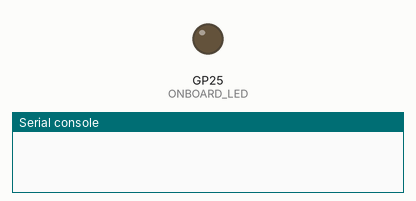
Simulated run of this program. Board: Raspberry Pi Pico running MicroPython. Shown: output pins drawn as LEDs (lit = HIGH), the last lines printed to the serial console. WiFi joins after 1.5 s; the clock reads 2024-03-15 10:24:30 at power-on unless the program sets it; web requests get an empty 200 reply after 0.4 s.

Above: at 2.4 s.
At 39.73 s:
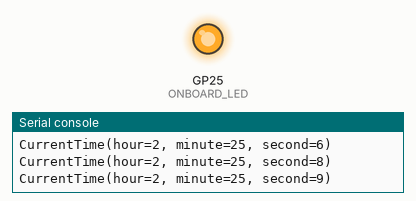
Timing chart, 0 to 40.0 s (numbered marks = the images above):
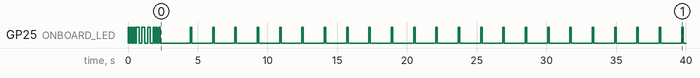

Measured:
- by itself, GP25 (ONBOARD_LED): LOW → HIGH at 0.00 s, → LOW 0.10 s later, → HIGH 0.10 s later, → LOW 0.10 s later, … (64 changes in this stretch)

The program:

main_autoconnect_wifi_and_check_time.py
```python
"""Connect to WiFi and set the current time."""
import time

import onboard_led_lib
import wifi_connection_utils
import time_utils


wlan = wifi_connection_utils.get_wlan()
time_is_set = False

while True:
    wifi_connection_utils.ensure_connection(wlan)
    if not time_is_set:
        time_is_set = time_utils.set_time_via_internet()
    print(time_utils.get_time())
    if time_utils.time_matches_now(21, 1):
        onboard_led_lib.blink_sos()
    onboard_led_lib.heart_beat()
    time.sleep(1)
```

onboard_led_lib.py
```python
import time
from machine import Pin


ONBOARD_LED = Pin("LED", Pin.OUT)


def toggle_onboard_LED():
    ONBOARD_LED.toggle()


def display_error_until_next_command() -> None:
    """Display the error signal (LED is on); overwritten if anyone commands the LED afterward."""
    ONBOARD_LED.on()


def blink_n_times(nn: int, sleep_time: float = 0.1) -> None:
    ONBOARD_LED.off()
    for _ in range(nn):
        ONBOARD_LED.on()
        time.sleep(sleep_time)
        ONBOARD_LED.off()
        time.sleep(sleep_time)


def heart_beat() -> None:
    blink_n_times(1)


def blink_sos() -> None:
    blink_n_times(3, 0.1)
    blink_n_times(3, 0.2)
    blink_n_times(3, 0.1)
```

wifi_connection_utils.py
```python
"""Wifi- and networking-related functionality."""
import network
import time
import urequests

import onboard_led_lib


# It's a good thing this repo isn't public since I'm storing these as plaintext.
# No way this comes back to bite me.
SSID: str = "probablymalicious"
PW: str = "installavirusnow"


def get_wlan() -> network.WLAN:
    """Returns a WLAN object so we don"t have to check for None everywhere."""
    wlan = network.WLAN(network.STA_IF)
    wlan.active(True)
    return wlan


def _connect_wlan(wlan: network.WLAN) -> None:
    """Connects to my hard-coded WiFi network."""
    print(f"Connecting to {SSID}.")
    wlan.connect(SSID, PW)
    remaining_wait_time = 10
    while remaining_wait_time > 0 and not (wlan.status() < 0 or wlan.status() >= 3):
        remaining_wait_time -= 1  # Probably an off-by-one error.
        print(f"Waiting {remaining_wait_time} more seconds for a connection...")
        time.sleep(1)
    if wlan.status() == 3:
        print("Connection successful.")
    else:
        print("Failed to connect in time.")


def _cycle_wlan(wlan: network.WLAN) -> None:
    """Connect to WiFi using an existing WLAN object."""
    print("Cycling wlan object.")
    wlan.disconnect()
    _connect_wlan(wlan)


def _can_access_internet(wlan: network.WLAN) -> bool:
    """Queries a simple server as a litmus test for being able to access the internet."""
    try:
        resp = urequests.get("http://date.jsontest.com")
        resp.close()
        return True
    except Exception:  # Too general on purpose since I don't care what the error is.
        return False


def ensure_connection(wlan: network.WLAN) -> None:
    """Connects to wifi, if needed.

    Args:
        wlan: If wlan is a valid object, then this function checks
            the connection status and attempts a reconnection if needed.
    """
    if not wlan.isconnected() or not _can_access_internet(wlan):
        onboard_led_lib.blink_sos()
        _cycle_wlan(wlan)
    if not wlan.isconnected():
        onboard_led_lib.display_error_until_next_command()
        # Maybe add return value so we can act on it?
```

time_utils.py
```python
"""Time-related activities that require network connection."""

import collections
import ntptime
import time
import urequests


GMT_SAN_FRANCISCO_OFFSET_HOURS = -8


CurrentTime = collections.namedtuple("CurrentTime", "hour minute second")


def time_this_func(func, *args, **kwargs):
    """Print the duration that a function took to execute."""
    start = time.ticks_us()
    func(*args, **kwargs)
    end = time.ticks_us()
    print(f"Function took {(end - start) * 1e-6} seconds to execute.")


def get_time() -> CurrentTime:
    """Get a tuple representing the current time in GMT-8.

    Returns:
        Local time as: (year, month, mday, hour, minute, second, weekday, yearday)
        The format of the entries in the 8-tuple are:
            year includes the century (for example 2014).
            month is 1-12
            mday is 1-31
            hour is 0-23
            minute is 0-59
            second is 0-59
            weekday is 0-6 for Mon-Sun
            yearday is 1-366
    """
    time_tuple = time.localtime()
    curr_time = CurrentTime(
            (time_tuple[3] + GMT_SAN_FRANCISCO_OFFSET_HOURS) % 24,
            time_tuple[4],
            time_tuple[5],
        )
    return curr_time


def time_matches_now(hour: int, minute: int) -> bool:
    """Check if the passed-in time matches the current time."""
    curr_time = get_time()
    if curr_time.hour == hour and curr_time.minute == minute:
        return True
    return False


def minutes_are_odd() -> bool:
    """Return True if the current minutes are an odd number."""
    return get_time().minute % 2 == 1


def set_time_via_internet() -> bool:
    try:
        ntptime.settime()
        print(f"Current time is: {time.localtime()}")
        print(f"Current time is: {get_time()}")
        return True
    except Exception:
        print("Could not set time successfully.")
        return False


def print_time_from_internet() -> None:
    """Query the internet for the current time and print it.

    If an exception occurs, print it and continue.
    """
    try:
        print("\n\n2. Querying the current GMT+0 time:")
        resp = urequests.get("http://date.jsontest.com") # Server that returns GMT+0 time.
        print(resp.json())
        resp.close()
    except OSError as err:
        print(err)
```
